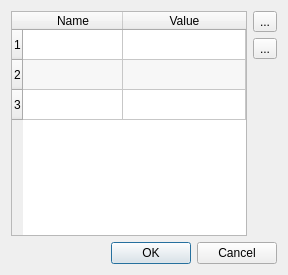
<?xml version="1.0" encoding="UTF-8"?>
<ui version="4.0">
 <class>NameValueDialog</class>
 <widget class="QDialog" name="NameValueDialog">
  <property name="geometry">
   <rect>
    <x>0</x>
    <y>0</y>
    <width>288</width>
    <height>275</height>
   </rect>
  </property>
  <property name="windowTitle">
   <string>NameValueDialog</string>
  </property>
  <layout class="QVBoxLayout" name="verticalLayout_2">
   <item>
    <layout class="QHBoxLayout" name="horizontalLayout">
     <item>
      <widget class="QTableWidget" name="tableWidget">
       <property name="alternatingRowColors">
        <bool>true</bool>
       </property>
       <property name="selectionMode">
        <enum>QAbstractItemView::SingleSelection</enum>
       </property>
       <property name="selectionBehavior">
        <enum>QAbstractItemView::SelectRows</enum>
       </property>
       <property name="cornerButtonEnabled">
        <bool>false</bool>
       </property>
       <property name="rowCount">
        <number>3</number>
       </property>
       <property name="columnCount">
        <number>2</number>
       </property>
       <attribute name="horizontalHeaderStretchLastSection">
        <bool>true</bool>
       </attribute>
       <row/>
       <row/>
       <row/>
       <column>
        <property name="text">
         <string>Name</string>
        </property>
       </column>
       <column>
        <property name="text">
         <string>Value</string>
        </property>
       </column>
      </widget>
     </item>
     <item>
      <layout class="QVBoxLayout" name="verticalLayout">
       <item>
        <widget class="QToolButton" name="addTB">
         <property name="text">
          <string>...</string>
         </property>
         <property name="icon">
          <iconset resource="nsbuilder.qrc">
           <normaloff>:/images/nvplus.png</normaloff>:/images/nvplus.png</iconset>
         </property>
        </widget>
       </item>
       <item>
        <widget class="QToolButton" name="delTB">
         <property name="text">
          <string>...</string>
         </property>
         <property name="icon">
          <iconset resource="nsbuilder.qrc">
           <normaloff>:/images/nvminus.png</normaloff>:/images/nvminus.png</iconset>
         </property>
        </widget>
       </item>
       <item>
        <spacer name="verticalSpacer">
         <property name="orientation">
          <enum>Qt::Vertical</enum>
         </property>
         <property name="sizeHint" stdset="0">
          <size>
           <width>20</width>
           <height>40</height>
          </size>
         </property>
        </spacer>
       </item>
      </layout>
     </item>
    </layout>
   </item>
   <item>
    <widget class="QDialogButtonBox" name="buttonBox">
     <property name="orientation">
      <enum>Qt::Horizontal</enum>
     </property>
     <property name="standardButtons">
      <set>QDialogButtonBox::Cancel|QDialogButtonBox::Ok</set>
     </property>
    </widget>
   </item>
  </layout>
 </widget>
 <resources>
  <include location="nsbuilder.qrc"/>
 </resources>
 <connections>
  <connection>
   <sender>buttonBox</sender>
   <signal>accepted()</signal>
   <receiver>NameValueDialog</receiver>
   <slot>accept()</slot>
   <hints>
    <hint type="sourcelabel">
     <x>248</x>
     <y>254</y>
    </hint>
    <hint type="destinationlabel">
     <x>157</x>
     <y>274</y>
    </hint>
   </hints>
  </connection>
  <connection>
   <sender>buttonBox</sender>
   <signal>rejected()</signal>
   <receiver>NameValueDialog</receiver>
   <slot>reject()</slot>
   <hints>
    <hint type="sourcelabel">
     <x>316</x>
     <y>260</y>
    </hint>
    <hint type="destinationlabel">
     <x>286</x>
     <y>274</y>
    </hint>
   </hints>
  </connection>
 </connections>
 <slots>
  <slot>addClicked()</slot>
  <slot>delClicked()</slot>
 </slots>
</ui>
